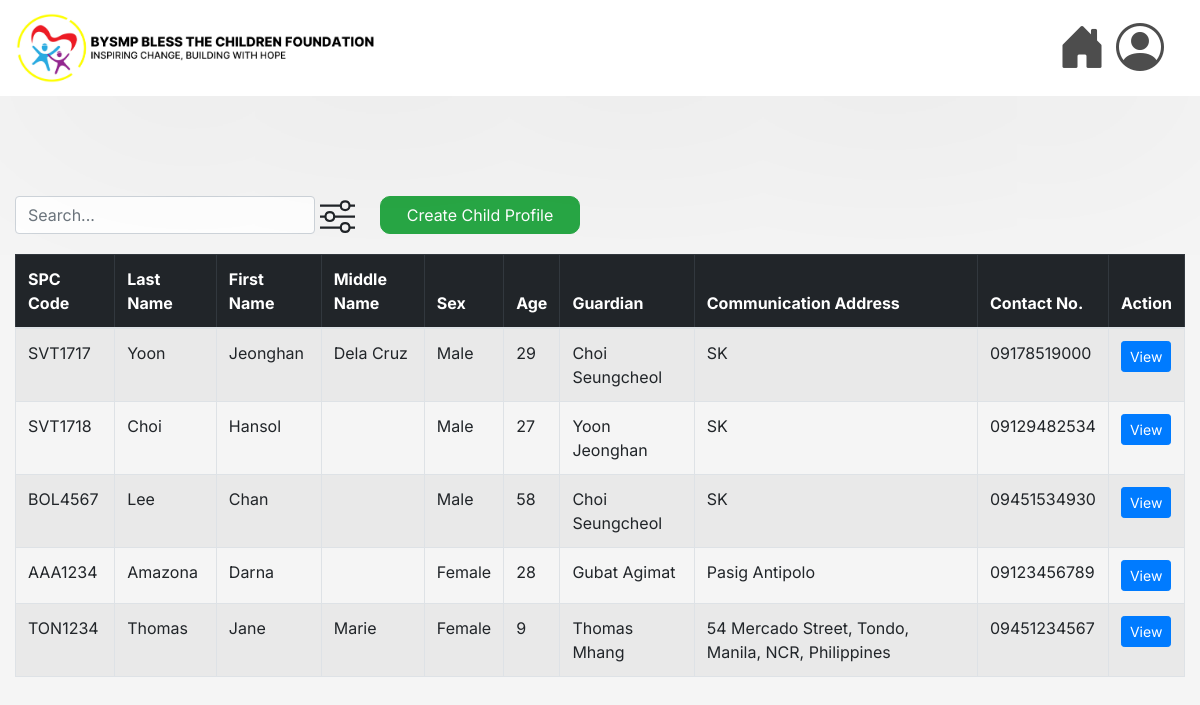
Before: / with the older database file.
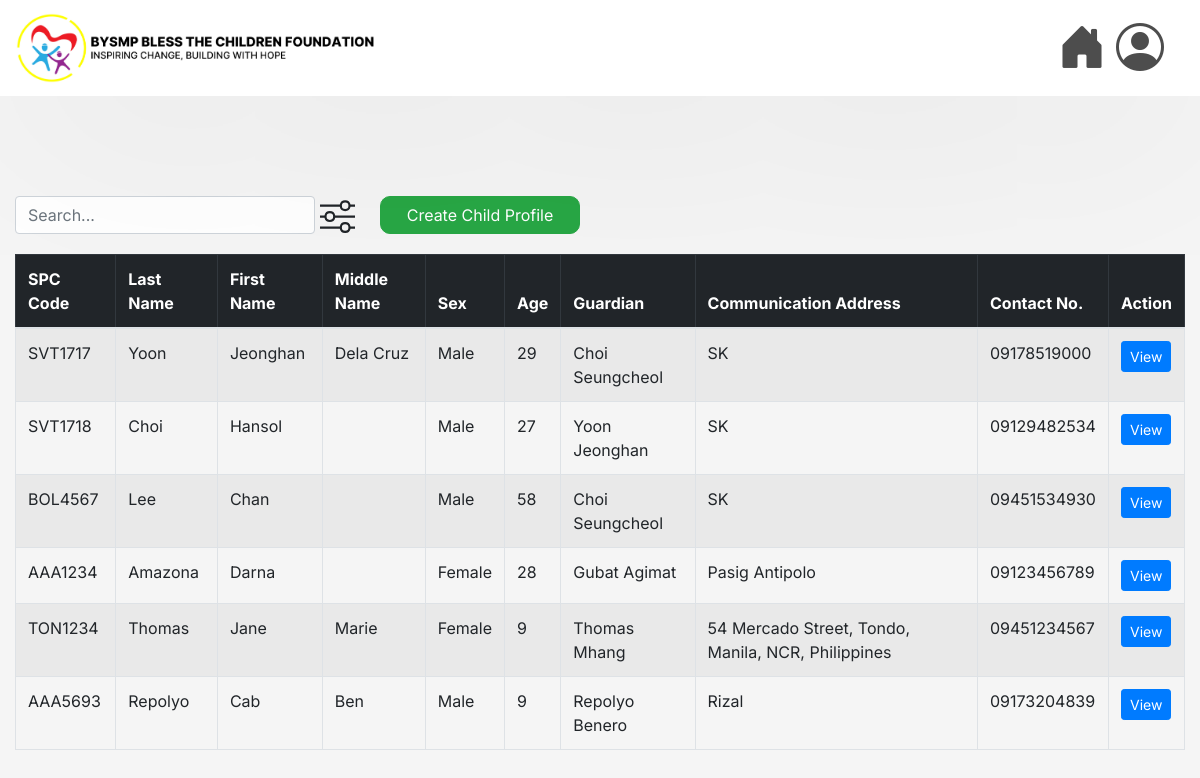
After: the same page with the newer database file.
### msys42app/models.py (models this page shows, shortened)
class Child(models.Model):
    code = models.CharField(max_length=7, validators=[RegexValidator(regex=r'^[A-Za-z]{3}\d{4}$')], unique=True, null=False, blank=False)
    lastname = models.CharField(max_length=25, null=False, blank=False)
    firstname = models.CharField(max_length=50, null=False, blank=False)
    middlename = models.CharField(max_length=25, null=True)
    sex = models.CharField(max_length=6, choices=[('Male', 'Male'), ('Female', 'Female')], null=False, blank=False)
    birth = models.DateField(null=False, blank=False)
    blood_group = models.CharField(max_length=3, blank=True, null=True)
    address = models.TextField(max_length=255, null=False, blank=False)
    philhealth_number = models.CharField(max_length=14, validators=[MinLengthValidator(14)], blank=True, null=True)
    fourps_number = models.CharField(max_length=20, blank=True, null=True)
    guardian_lastname = models.CharField(max_length=25, null=False, blank=False)
    guardian_firstname = models.CharField(max_length=50, null=False, blank=False)
    guardian_middlename = models.CharField(max_length=25, null=True, blank=True)
    guardian_relationship = models.CharField(max_length=25, null=False, blank=False)
    guardian_sex = models.CharField(max_length=6, choices=[('Male', 'Male'), ('Female', 'Female')], null=False, blank=False)
    age = models.IntegerField(null=False, blank=False)

class ContactNumber(models.Model):
    child = models.ForeignKey(Child, on_delete=models.CASCADE, related_name="phone_numbers")
    number = models.CharField(max_length=11)

### msys42app/views.py (the view)
# urls.py: 2. Add a URL to urlpatterns:  path('', views.home, name='home')
def home(request):
    children = Child.objects.all()
    numbers = ContactNumber.objects.all()
    return render(request, 'msys42app/home.html', {'children': children, 'contacts':numbers })

### msys42app/templates/msys42app/home.html (shortened to what this page needs)
{% extends 'msys42app/base.html' %}
{% load static %}
{% block content %}
<div class="container-fluid" style="padding-top: 100px; padding-bottom: 20px;">
    <div class="d-flex align-items-center">
        <form method="GET" action="" class="d-flex">
            <input type="text" name="q" class="form-control" placeholder="Search..." style="width: 300px;">
        </form>
        <a class="btn btn-success " href="{% url 'create_child_profile' %}" style="width: 200px; border-radius: 10px; margin-left: 20px;">Create Child Profile</a>
    </div>
</div>
<div class="container-fluid">
    <table class="table table-bordered table-striped text-left">
        <thead class="table-dark">
            <tr>
                <th>SPC Code</th>
                <th>Last Name</th>
                <th>First Name</th>
                <th>Middle Name</th>
                <th>Sex</th>
                <th>Age</th>
                <th>Guardian</th>
                <th>Communication Address</th>
                <th>Contact No.</th>
                <th>Action</th>
            </tr>
        </thead>
        <tbody>
            {% for child in children %}
            <tr>
                <td>{{ child.code }}</td>
                <td>{{ child.lastname }}</td>
                <td>{{ child.firstname }}</td>
                <td>{{ child.middlename }}</td>
                <td>{{ child.sex }}</td>
                <td>{{ child.age }}</td>
                <td>{{ child.guardian_lastname }} {{ child.guardian_firstname }}</td>
                <td>{{ child.address }}</td>
                <td>
                    {% for number in child.phone_numbers.all %}
                        {{ number.number }}{% if not forloop.last %}, {% endif %}
                    {% endfor %}
                </td>
                <td>
                    <a class="btn btn-primary btn-sm" href="{% url 'view_child_profile' pk=child.pk%}">View</a>
                </td>
            </tr>
            {% empty %}
            <tr>
                <td colspan="10" class="text-center">No child profiles available.</td>
            </tr>
            {% endfor %}
        </tbody>
    </table>
</div>
{% endblock %}

### msys42app/templates/msys42app/base.html (shortened to what this page needs)
<!doctype html>
{% load static %}
<html lang="en">
  <head>
    <link rel="stylesheet" href="https://cdn.jsdelivr.net/npm/bootstrap@4.0.0/dist/css/bootstrap.min.css">
    <link rel="stylesheet" href="https://cdn.jsdelivr.net/npm/bootstrap-icons/font/bootstrap-icons.css">
    <link rel="stylesheet" href="{% static 'style.css' %}">
  </head>
  <body style="background-color: #f5f5f5; font-family: 'Inter', sans-serif;">
    <nav class="navbar navbar-light bg-white container-fluid d-flex justify-content-between" style="position: sticky;">
      <a class="navbar-brand" href="#">
        <img src="{% static 'logo_with_text.png' %}" height="70" alt="Logo">
      </a>
      <div class="d-flex align-items-center">
        <a href="{% url 'home' %}" class="me-3" style="font-size: 3rem;color: #4D4D4D;">
          <i class="bi bi-house-door-fill"></i>
        </a>
        <a href="#" class="me-3" style="font-size: 3rem;color: #4D4D4D; margin-left: 10px;margin-right: 20px;">
          <i class="bi bi-person-circle"></i>
        </a>
      </div>
    </nav>
    <div class="container-fluid" style="padding-left: 0; padding-right: 0;">
          {% block content %}
          {% endblock %}
    </div>
  </body>
</html>

### msys42app/static/style.css (style rules this page uses)
body { background-color: #f5f5f5; }
.navbar { background-color: white; box-shadow: 0px 10px 1000px rgba(0, 0, 0, 0.1); position: sticky; }
table { background-color: black; }

Changed rows visible on the page:
added Child: code "AAA5693", lastname "Repolyo", firstname "Cab", middlename "Ben", sex "Male", age "9", guardian_lastname "Repolyo", guardian_firstname "Benero", address "Rizal"
added ContactNumber: number "09173204839", shown under "AAA5693"
